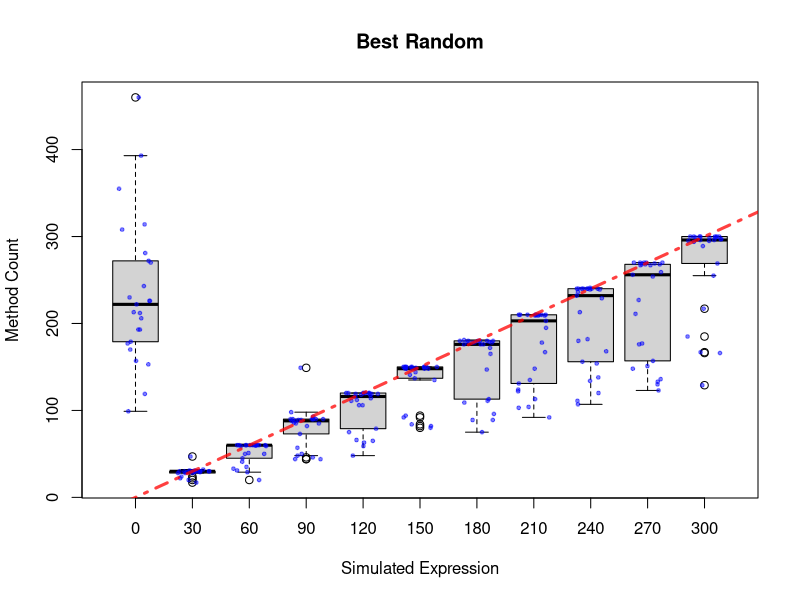
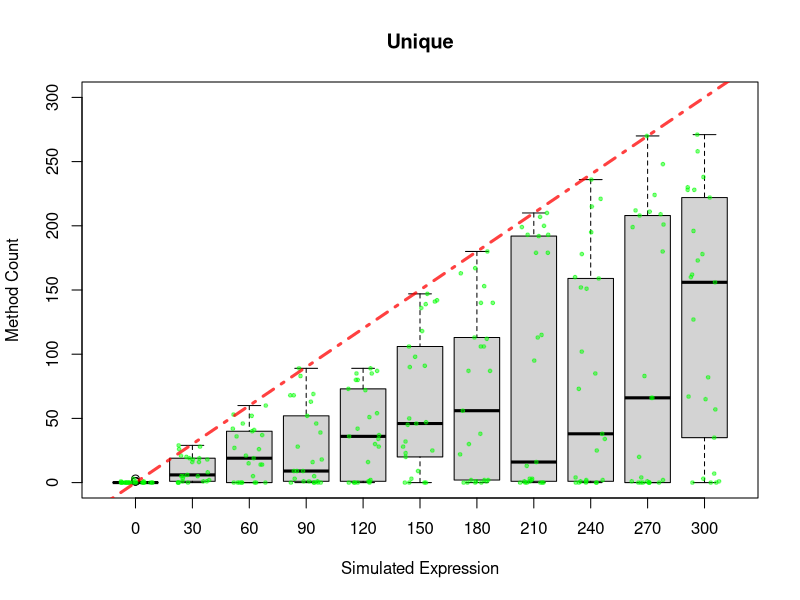
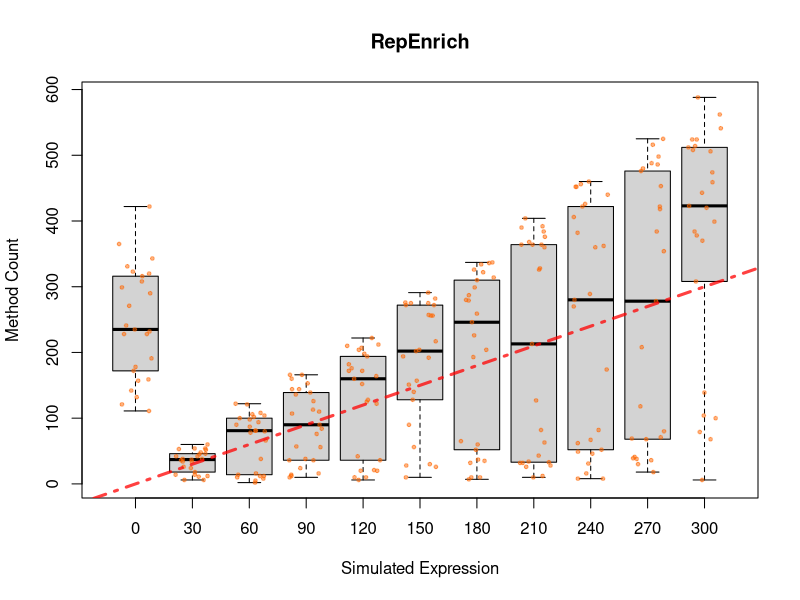
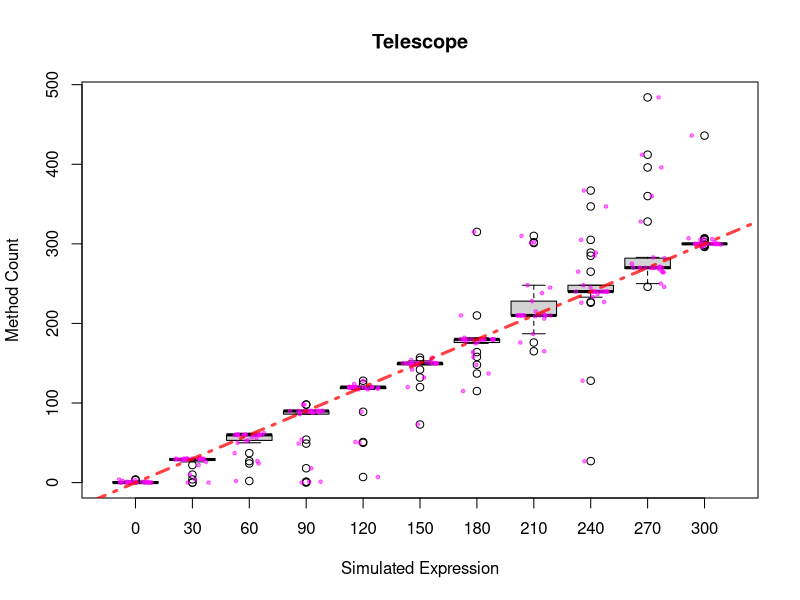
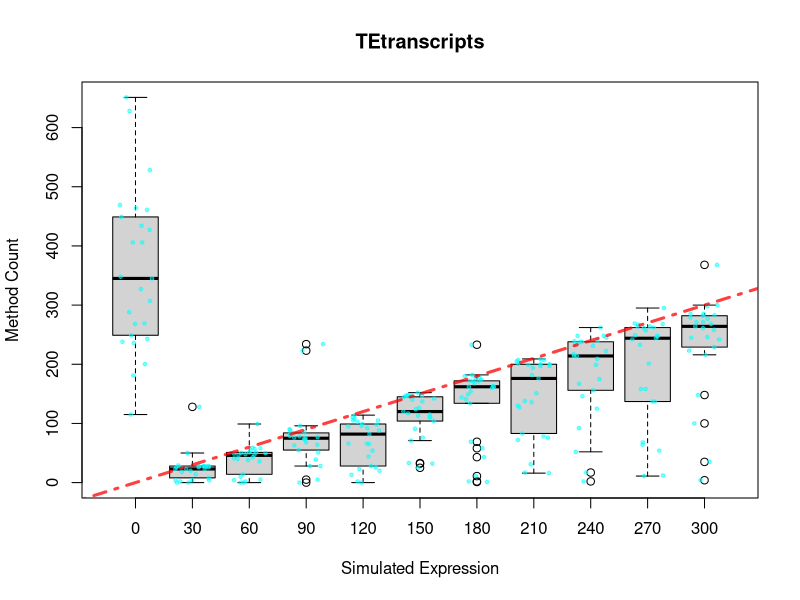
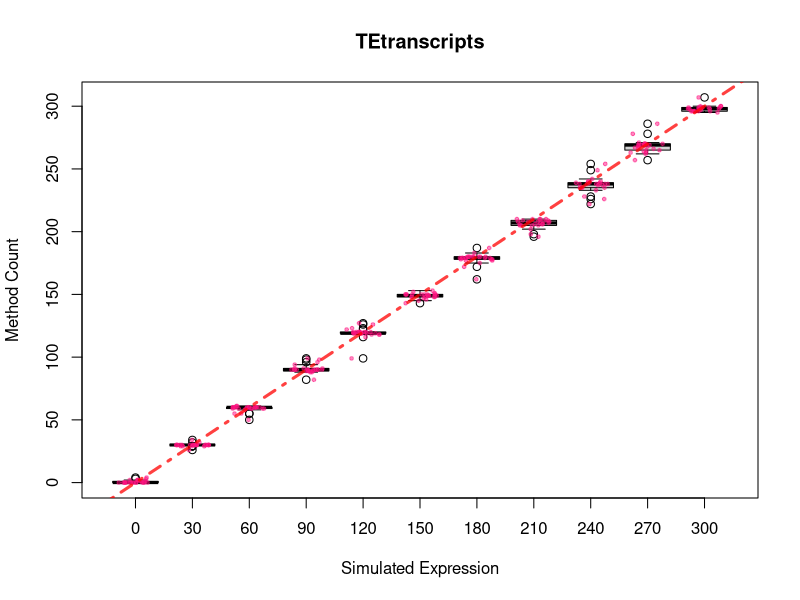
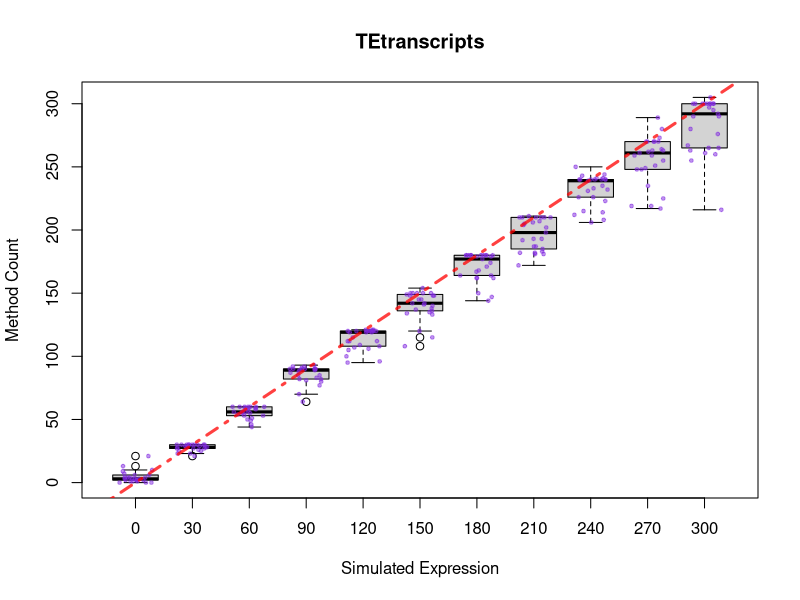
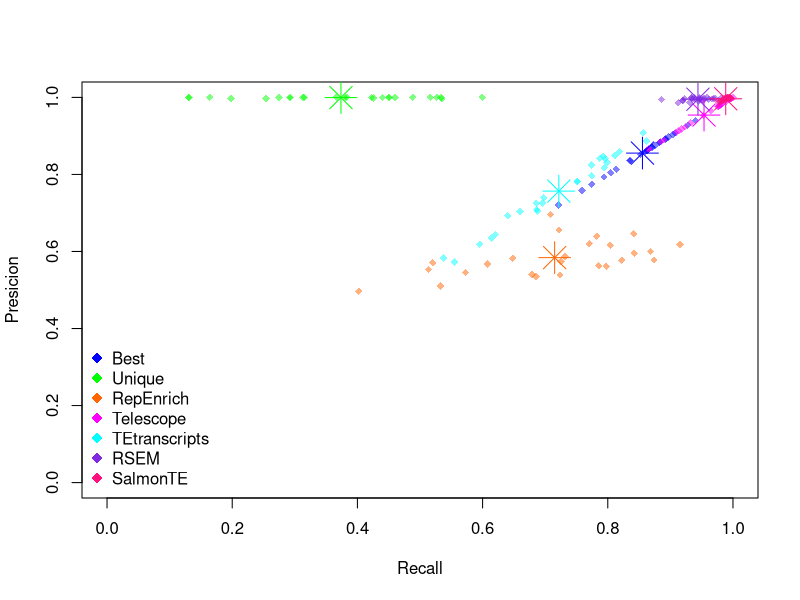

Recreate these plots in R, in order.

data<-read.delim("allSim_numbers_2.txt")

tiff("Best_counts.tiff", res=300, width=960, height=960, pointsize=7)
boxplot(data$best_counts~data$real,  main="Best Random", xlab = "Simulated Expression", ylab= "Method Count")
stripchart(best_counts~real, vertical = TRUE, data =data, jitter=0.3,method = "jitter", add = TRUE, pch = 20,cex=0.75, col = rgb(0,0,1,alpha=0.50))
abline(a=-30,b=30, col=rgb(1,0,0,alpha=0.75), lty=4, lwd=3)
dev.off()

tiff("Unique_counts.tiff", res=300, width=960, height=960, pointsize=7)
boxplot(data$uni_counts~data$real,  main="Unique", xlab = "Simulated Expression", ylab= "Method Count",ylim=c(0,300))
stripchart(uni_counts~real, vertical = TRUE, data =data, jitter=0.3,method = "jitter", add = TRUE, pch = 20,cex=0.75, col = rgb(0,1,0,alpha=0.50))
abline(a=-30,b=30, col=rgb(1,0,0,alpha=0.75), lty=4, lwd=3)
dev.off()

tiff("RepEnrich_counts.tiff", res=300, width=960, height=960, pointsize=7)
boxplot(data$repenrich_counts~data$real,  main="RepEnrich", xlab = "Simulated Expression", ylab= "Method Count")
stripchart(repenrich_counts~real, vertical = TRUE, data =data, jitter=0.3,method = "jitter", add = TRUE, pch = 20,cex=0.75, col = rgb(1,0.4,0,alpha=0.50))
abline(a=-30,b=30, col=rgb(1,0,0,alpha=0.75), lty=4, lwd=3)
dev.off()

tiff("Telescope_counts.tiff", res=300, width=960, height=960, pointsize=7)
boxplot(data$telescope~data$real,  main="Telescope", xlab = "Simulated Expression", ylab= "Method Count")
stripchart(telescope~real, vertical = TRUE, data =data, jitter=0.3,method = "jitter", add = TRUE, pch = 20,cex=0.75, col = rgb(1,0,1,alpha=0.50))
abline(a=-30,b=30, col=rgb(1,0,0,alpha=0.75), lty=4, lwd=3)
dev.off()

tiff("TEtranscripts_counts.tiff", res=300, width=960, height=960, pointsize=7)
boxplot(data$tetr_counts~data$real,  main="TEtranscripts", xlab = "Simulated Expression", ylab= "Method Count")
stripchart(tetr_counts~real, vertical = TRUE, data =data, jitter=0.3,method = "jitter", add = TRUE, pch = 20,cex=0.75, col = rgb(0,1,1,alpha=0.50))
abline(a=-30,b=30, col=rgb(1,0,0,alpha=0.75), lty=4, lwd=3)
dev.off()


tiff("SalmonTE_counts.tiff", res=300, width=960, height=960, pointsize=7)
boxplot(data$SalmonTE~data$real,  main="TEtranscripts", xlab = "Simulated Expression", ylab= "Method Count")
stripchart(SalmonTE~real, vertical = TRUE, data =data, jitter=0.3,method = "jitter", add = TRUE, pch = 20,cex=0.75, col = rgb(1,0.07,0.5,alpha=0.50))
abline(a=-30,b=30, col=rgb(1,0,0,alpha=0.75), lty=4, lwd=3)
dev.off()

tiff("RSEM_counts.tiff", res=300, width=960, height=960, pointsize=7)
boxplot(data$RSEM~data$real,  main="TEtranscripts", xlab = "Simulated Expression", ylab= "Method Count")
stripchart(RSEM~real, vertical = TRUE, data =data, jitter=0.3,method = "jitter", add = TRUE, pch = 20,cex=0.75, col = rgb(0.5,0.16,0.88,alpha=0.50))
abline(a=-30,b=30, col=rgb(1,0,0,alpha=0.75), lty=4, lwd=3)
dev.off()



vp<-matrix(ncol=7, nrow=length(data$best_counts))
fn<-matrix(ncol=7, nrow=length(data$best_counts))
fp<-matrix(ncol=7, nrow=length(data$best_counts))

logi<-(data$best_counts - data$real)<=0
vp[logi,1]<-data$best_counts[logi]
vp[!logi,1]<-data$real[!logi]
fn[logi,1]<-abs(data$best_counts[logi] - data$real[logi])
fn[!logi,1]<-0
fp[logi,1]<-0
fp[!logi,1]<-data$best_counts[!logi] - data$real[!logi]

logi<-(data$uni_counts - data$real)<=0
vp[logi,2]<-data$uni_counts[logi]
vp[!logi,2]<-data$real[!logi]
fn[logi,2]<-abs(data$uni_counts[logi] - data$real[logi])
fn[!logi,2]<-0
fp[logi,2]<-0
fp[!logi,2]<-data$uni_counts[!logi] - data$real[!logi]

logi<-(data$repenrich_counts - data$real)<=0
vp[logi,3]<-data$repenrich_counts[logi]
vp[!logi,3]<-data$real[!logi]
fn[logi,3]<-abs(data$repenrich_counts[logi] - data$real[logi])
fn[!logi,3]<-0
fp[logi,3]<-0
fp[!logi,3]<-data$repenrich_counts[!logi] - data$real[!logi]

logi<-(data$telescope - data$real)<=0
vp[logi,4]<-data$telescope[logi]
vp[!logi,4]<-data$real[!logi]
fn[logi,4]<-abs(data$telescope[logi] - data$real[logi])
fn[!logi,4]<-0
fp[logi,4]<-0
fp[!logi,4]<-data$telescope[!logi] - data$real[!logi]

logi<-(data$tetr_counts - data$real)<=0
vp[logi,5]<-data$tetr_counts[logi]
vp[!logi,5]<-data$real[!logi]
fn[logi,5]<-abs(data$tetr_counts[logi] - data$real[logi])
fn[!logi,5]<-0
fp[logi,5]<-0
fp[!logi,5]<-data$tetr_counts[!logi] - data$real[!logi]

logi<-(data$RSEM - data$real)<=0
vp[logi,6]<-data$RSEM[logi]
vp[!logi,6]<-data$real[!logi]
fn[logi,6]<-abs(data$RSEM[logi] - data$real[logi])
fn[!logi,6]<-0
fp[logi,6]<-0
fp[!logi,6]<-data$RSEM[!logi] - data$real[!logi]

logi<-(data$SalmonTE - data$real)<=0
vp[logi,7]<-data$SalmonTE[logi]
vp[!logi,7]<-data$real[!logi]
fn[logi,7]<-abs(data$SalmonTE[logi] - data$real[logi])
fn[!logi,7]<-0
fp[logi,7]<-0
fp[!logi,7]<-data$SalmonTE[!logi] - data$real[!logi]


tempseq<-vector()
presicion_samp<-matrix(ncol = 7,nrow = 25)
recall_samp<-matrix(ncol = 7,nrow = 25)
F1_score <-matrix(ncol = 7,nrow = 25)
for (i in 1:25){
 tempseq<- seq(from=(i-1)*11+1,to = i*11,by=1)
 presicion_samp[i,]<-colSums(vp[tempseq,])/(colSums(vp[tempseq,])+colSums(fp[tempseq,]))
 recall_samp[i,]<-colSums(vp[tempseq,])/(colSums(vp[tempseq,])+colSums(fn[tempseq,]))
 F1_score[i,] <- 2* presicion_samp[i,]*recall_samp[i,]/(presicion_samp[i,]+recall_samp[i,])
} 

presicion<-colSums(vp)/(colSums(vp)+colSums(fp))
recall<-colSums(vp)/(colSums(vp)+colSums(fn))

tiff("Presicion_Recall.tiff", res=300, width=960, height=960, pointsize=7)
plot(recall_samp, presicion_samp,xlim=c(0,1),ylim=c(0,1), ylab="Presicion",xlab="Recall", pch=18,cex=1,
     col=c(rep(rgb(0,0,1,alpha=0.50),25),
           rep(rgb(0,1,0,alpha=0.50),25),
           rep(rgb(1,0.4,0,alpha=0.50),25),
           rep(rgb(1,0,1,alpha=0.50),25),
           rep(rgb(0,1,1,alpha=0.50),25),
           rep(rgb(0.5,0.16,0.88,alpha=0.50),25),
           rep(rgb(1,0.07,0.5,alpha=0.50),25)
           ))
points( recall,presicion, col=c(rgb(0,0,1), rgb(0,1,0),rgb(1,0.4,0),rgb(1,0,1),rgb(0,1,1),rgb(0.5,0.16,0.88),rgb(1,0.07,0.5)), pch=8,cex=3)
legend("bottomleft", legend = c("Best", "Unique", "RepEnrich", "Telescope", "TEtranscripts","RSEM","SalmonTE"),
  col = c(rgb(0,0,1), rgb(0,1,0),rgb(1,0.4,0),rgb(1,0,1),rgb(0,1,1),rgb(0.5,0.16,0.88),rgb(1,0.07,0.5)), pch=18,bty = "n",pt.cex=1.5)
dev.off()



F1_score2<-cbind(as.vector(F1_score),c(rep(rgb(0,0,1),25),rep(rgb(0,1,0),25),rep(rgb(1,0.4,0),25),rep(rgb(1,0,1),25),rep(rgb(0,1,1),25),rep(rgb(0.5,0.16,0.88),25),rep(rgb(1,0.07,0.5),25)))
F1_score3<-F1_score2[order(F1_score2[,1]),]

tiff("F1_score.tiff", res=300, width=960, height=960, pointsize=7)
barplot(as.numeric(F1_score3[,1]), col=F1_score3[,2],border = NA, ylab="F1 score")
legend("bottom",legend = c("Best", "Unique", "RepEnrich", "Telescope", "TEtranscripts","RSEM","SalmonTE"),
       col = c(rgb(0,0,1), rgb(0,1,0),rgb(1,0.4,0),rgb(1,0,1),rgb(0,1,1),rgb(0.5,0.16,0.88),rgb(1,0.07,0.5)),pch=15,pt.cex=1.5,bty = "n", xpd = TRUE,ncol=2, inset = c(0,-0.25),cex=1)
dev.off()



